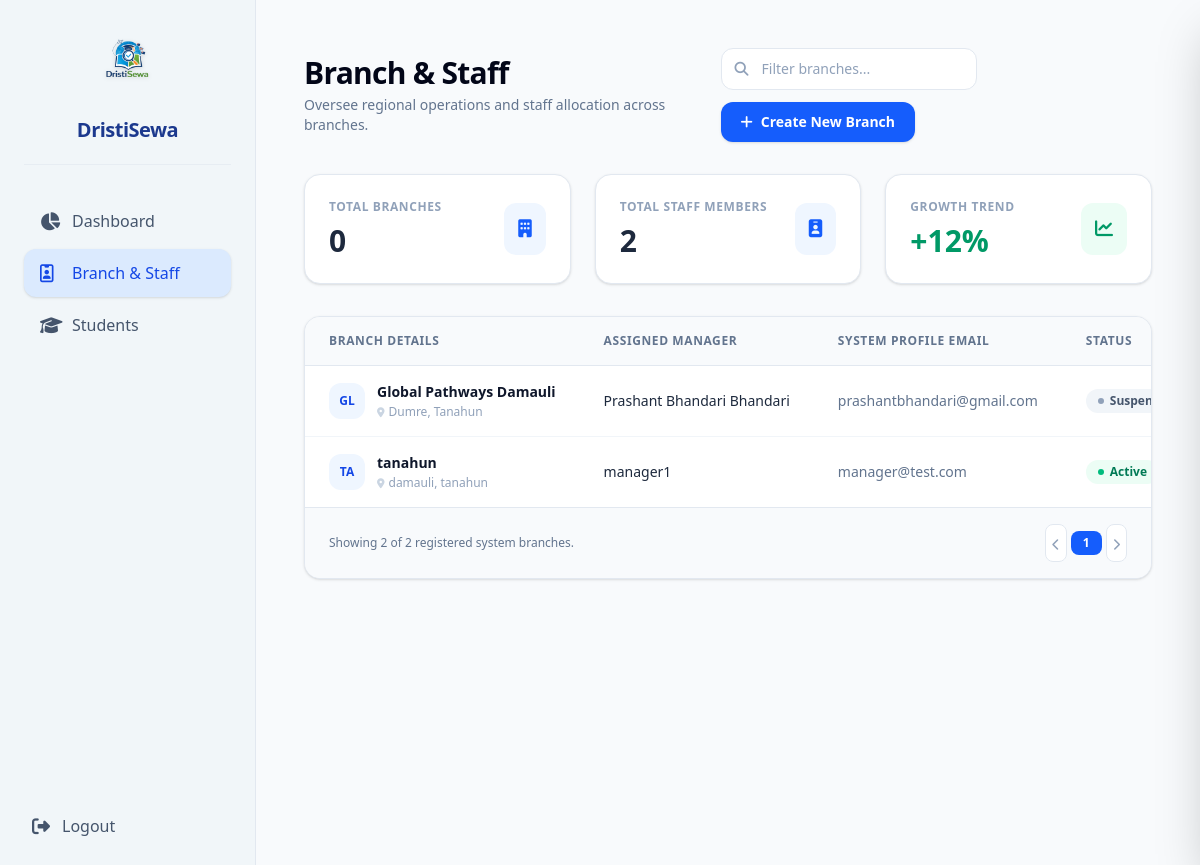
Screenshot of /accounts/branch-staff/ (signed in) with the database file from the repository.
### apps/accounts/models.py (models this page shows, shortened)
class ManagerProfile(models.Model):
    user = models.OneToOneField(User, on_delete=models.CASCADE, related_name='manager_profile')
    branch = models.ForeignKey(Branch, on_delete=models.SET_NULL, null=True, blank=True, related_name='manager_profiles')
    experience_details = models.TextField(blank=True, null=True)

class Branch(models.Model):
    branch_name = models.CharField(max_length=100)
    location = models.CharField(max_length=200)
    email = models.EmailField(max_length=254, blank=True, null=True)
    manager = models.ForeignKey(
        User,
        on_delete=models.SET_NULL,
        null=True,
        blank=True,
        limit_choices_to={'role': 'manager'},
        related_name='managed_branches'
    )
    def __str__(self):
        return self.branch_name

class User(AbstractUser):
    ADMIN = 'admin'
    MANAGER = 'manager'
    STAFF = 'staff'
    STUDENT = 'student'
    ROLE_CHOICES = [
        (ADMIN, 'Admin'),
        (MANAGER, 'Manager'),
        (STAFF, 'Front Desk Staff'),
        (STUDENT, 'Student'),
    ]
    role = models.CharField(
        max_length=10,
        choices=ROLE_CHOICES,
        default=STUDENT
    )
    phone_number = models.CharField(max_length=15, blank=True, null=True)
    address = models.TextField(blank=True, null=True)
    profile_image = models.ImageField(upload_to='profile_pics/', blank=True, null=True)

### apps/accounts/views.py (the view)
# urls.py: path('branch-staff/', views.branch_staff_list, name='branch_staff'),
@login_required
def branch_staff_list(request):
    branches = Branch.objects.all()
    managers = ManagerProfile.objects.select_related("user", "branch")
    staff = FrontDeskProfile.objects.select_related("user", "branch")
    return render(request, "dashboard/branch_staff.html", {
        "branches": branches,
        "managers": managers,
        "staff_members": staff,
        "form": AdminManagerCreationForm(),
    })

### templates/dashboard/branch_staff.html (shortened to what this page needs)
{% extends 'base.html' %}
{% block content %}
<div class="w-full">
    <div class="flex flex-col md:flex-row md:items-center md:justify-between gap-4 mb-8">
        <div>
            <h1 class="text-3xl font-black tracking-tight text-slate-950">Branch & Staff</h1>
            <p class="text-sm text-slate-500 mt-1">Oversee regional operations and staff allocation across branches.</p>
        </div>
        <div class="flex flex-wrap items-center gap-3">
            <div class="relative">
                <i class="fa-solid fa-magnifying-glass absolute left-3.5 top-1/2 -translate-y-1/2 text-slate-400 text-sm"></i>
                <input type="text" id="tableFilter" placeholder="Filter branches..." onkeyup="filterTableData()"
                       class="pl-10 pr-4 py-2.5 bg-white border border-slate-200 rounded-xl text-sm text-slate-800 placeholder-slate-400 w-64 focus:outline-none focus:border-blue-600 focus:ring-2 focus:ring-blue-600/10 transition">
            </div>
            <button onclick="toggleBranchDrawer()" class="inline-flex items-center gap-2 bg-blue-600 hover:bg-blue-700 text-white text-sm font-semibold px-5 py-2.5 rounded-xl shadow-sm transition">
                <i class="fa-solid fa-plus"></i> Create New Branch
            </button>
        </div>
    </div>
    <div class="grid grid-cols-1 md:grid-cols-3 gap-6 mb-8">
        <div class="bg-white p-6 rounded-2xl border border-slate-200 shadow-sm relative flex items-center justify-between">
            <div>
                <p class="text-xs font-bold text-slate-400 uppercase tracking-wider">Total Branches</p>
                <div id="branch-counter-display" class="text-3xl font-bold text-slate-800 mt-2">{{ branch_count|default:"0" }}</div>
            </div>
            <div class="bg-blue-50 text-blue-600 p-3.5 rounded-xl">
                <i class="fa-solid fa-building text-lg"></i>
            </div>
        </div>
        <div class="bg-white p-6 rounded-2xl border border-slate-200 shadow-sm relative flex items-center justify-between">
            <div>
                <p class="text-xs font-bold text-slate-400 uppercase tracking-wider">Total Staff Members</p>
                <div id="staff-counter-display" class="text-3xl font-bold text-slate-800 mt-2">{{ managers|length }}</div>
            </div>
            <div class="bg-blue-50 text-blue-600 p-3.5 rounded-xl">
                <i class="fa-solid fa-id-badge text-lg"></i>
            </div>
        </div>
        <div class="bg-white p-6 rounded-2xl border border-slate-200 shadow-sm relative flex items-center justify-between">
            <div>
                <p class="text-xs font-bold text-slate-400 uppercase tracking-wider">Growth Trend</p>
                <div class="text-3xl font-bold text-emerald-600 mt-2">+{{ growth_trend|default:"12" }}%</div>
            </div>
            <div class="bg-emerald-50 text-emerald-600 p-3.5 rounded-xl">
                <i class="fa-solid fa-chart-line text-lg"></i>
            </div>
        </div>
    </div>
    <div class="bg-white border border-slate-200 rounded-2xl shadow-sm overflow-hidden">
        <div class="overflow-x-auto">
            <table id="branchStaffTable" class="w-full text-left border-collapse">
                <thead>
                    <tr class="bg-slate-50 border-b border-slate-200 text-xs font-bold text-slate-500 uppercase tracking-wider">
                        <th class="px-6 py-4">Branch Details</th>
                        <th class="px-6 py-4">Assigned Manager</th>
                        <th class="px-6 py-4">System Profile Email</th>
                        <th class="px-6 py-4">Status</th>
                    </tr>
                </thead>
                <tbody class="divide-y divide-slate-100 bg-white">
                    {% for manager in managers %}
                    <tr class="hover:bg-slate-50/80 transition-colors main-data-row">
                        <td class="px-6 py-4 whitespace-nowrap">
                            <div class="flex items-center gap-3">
                                <div class="w-9 h-9 bg-blue-50 text-blue-700 rounded-xl flex items-center justify-center font-bold text-xs uppercase">
                                    {{ manager.branch.branch_name|slice:":2"|upper }}
                                </div>
                                <div>
                                    <div class="font-semibold text-slate-900 text-sm">
                                        {{ manager.branch.branch_name }}
                                    </div>
                                    <div class="text-xs text-slate-400 mt-0.5 flex items-center gap-1">
                                        <i class="fa-solid fa-location-dot text-[10px] text-slate-300"></i>
                                        <span>{{ manager.branch.location }}</span>
                                    </div>
                                </div>
                            </div>
                        </td>
                        <td class="px-6 py-4 whitespace-nowrap text-sm font-medium text-slate-800">
                            {% if manager.user.get_full_name %}
                                {{ manager.user.get_full_name }}
                            {% else %}
                                {{ manager.user.username }}
                            {% endif %}
                        </td>
                        <td class="px-6 py-4 whitespace-nowrap text-sm text-slate-500">
                            {{ manager.user.email }}
                        </td>
                        <td class="px-6 py-4 whitespace-nowrap text-sm">
                            {% if manager.user.is_active %}
                            <span class="inline-flex items-center gap-1.5 px-3 py-1 bg-emerald-50 text-emerald-700 text-xs font-semibold rounded-full">
                                <span class="w-1.5 h-1.5 bg-emerald-500 rounded-full"></span> Active
                            </span>
                            {% else %}
                            <span class="inline-flex items-center gap-1.5 px-3 py-1 bg-slate-100 text-slate-600 text-xs font-semibold rounded-full">
                                <span class="w-1.5 h-1.5 bg-slate-400 rounded-full"></span> Suspended
                            </span>
                            {% endif %}
                        </td>
                    </tr>
                    {% empty %}
                    <tr>
                        <td colspan="5" class="px-6 py-10 text-center text-sm text-slate-500">
                            No assigned operational branches found in the registry network.
                        </td>
                    </tr>
                    {% endfor %}
                </tbody>
            </table>
        </div>
        <div class="px-6 py-4 flex items-center justify-between bg-slate-50 border-t border-slate-200">
            <span class="text-xs text-slate-500">
                Showing <span id="visible-rows-label">{{ managers|length }}</span> of {{ managers|length }} registered system branches.
            </span>
            <div class="flex items-center gap-1">
                <button class="p-1.5 border border-slate-200 bg-white rounded-lg text-slate-400 cursor-not-allowed"><i class="fa-solid fa-chevron-left text-xs"></i></button>
                <button class="px-3 py-1 bg-blue-600 text-white rounded-lg text-xs font-semibold">1</button>
                <button class="p-1.5 border border-slate-200 bg-white rounded-lg text-slate-400 cursor-not-allowed"><i class="fa-solid fa-chevron-right text-xs"></i></button>
            </div>
        </div>
    </div>
</div>
{% endblock %}

### templates/base.html (shortened to what this page needs)
{% load static %}
<!DOCTYPE html>
<html lang="en">
<head>
    <script src="https://cdn.jsdelivr.net/npm/@tailwindcss/browser@4"></script>
    <link rel="stylesheet" href="https://cdnjs.cloudflare.com/ajax/libs/font-awesome/6.4.0/css/all.min.css">
</head>
<body class="bg-slate-50 text-slate-800 min-h-screen font-sans antialiased">
    <div class="flex h-screen overflow-hidden">
        <aside class="w-64 bg-slate-100/80 border-r border-slate-200 flex flex-col justify-between">
            <div class="p-6">
                <div class="flex flex-col items-center text-center mb-8 px-2 space-y-3 border-b border-slate-200/60 pb-5">
                    <img src="{% static 'images/logo.png' %}"
                         alt="DristiSewa Logo"
                         class="h-20 w-auto object-contain drop-shadow-sm">
                    <div>
                        <h1 class="font-black text-xl tracking-tight text-blue-900">DristiSewa</h1>
                    </div>
                </div>
                <nav class="space-y-1">
                    <a href="{% url 'accounts:admin_dashboard' %}"
                       class="flex items-center space-x-3 px-4 py-3 rounded-xl transition font-medium {% if request.resolver_match.url_name == 'admin_dashboard' %}bg-blue-100 text-blue-700 shadow-sm{% else %}text-slate-600 hover:bg-slate-200/60 hover:text-slate-900{% endif %}">
                        <i class="fa-solid w-5 fa-chart-pie text-lg"></i>
                        <span>Dashboard</span>
                    </a>
                    <a href="{% url 'accounts:branch_staff' %}"
                       class="flex items-center space-x-3 px-4 py-3 rounded-xl transition font-medium {% if request.resolver_match.url_name == 'branch_staff' %}bg-blue-100 text-blue-700 shadow-sm{% else %}text-slate-600 hover:bg-slate-200/60 hover:text-slate-900{% endif %}">
                        <i class="fa-regular w-5 fa-id-badge text-lg"></i>
                        <span>Branch & Staff</span>
                    </a>
                    <a href="{% url 'accounts:student_management' %}"
                       class="flex items-center space-x-3 px-4 py-3 rounded-xl transition font-medium {% if request.resolver_match.url_name == 'student_management' %}bg-blue-100 text-blue-700 shadow-sm{% else %}text-slate-600 hover:bg-slate-200/60 hover:text-slate-900{% endif %}">
                        <i class="fa-solid w-5 fa-graduation-cap text-lg"></i>
                        <span>Students</span>
                    </a>
                </nav>
            </div>
            <div class="p-4">
                <a href="{% url 'accounts:user_logout' %}" class="flex items-center space-x-3 px-4 py-3 rounded-xl text-slate-600 hover:bg-slate-200/80 hover:text-rose-600 transition font-medium">
                    <i class="fa-solid fa-right-from-bracket text-lg"></i>
                    <span>Logout</span>
                </a>
            </div>
        </aside>
        <main class="flex-1 flex flex-col overflow-y-auto bg-slate-5/40">
            <div class="p-12 max-w-7xl w-full mx-auto">
                {% block content %}{% endblock %}
            </div>
        </main>
    </div>
</body>
</html>

### rows the page displays
ManagerProfile: branch.branch_name "GL", branch.branch_name "Global Pathways Damauli", branch.location "Dumre, Tanahun", user.get_full_name "Prashant Bhandari Bhandari", user.email "prashantbhandari@gmail.com", shows "Suspended"
ManagerProfile: branch.branch_name "TA", branch.branch_name "tanahun", branch.location "damauli, tanahun", user.username "manager1", user.email "manager@test.com", shows "Active"

### other values shown
{{ branch_count|default:"0" }} "0"
{{ managers|length }} "2"
{{ growth_trend|default:"12" }} "12"
